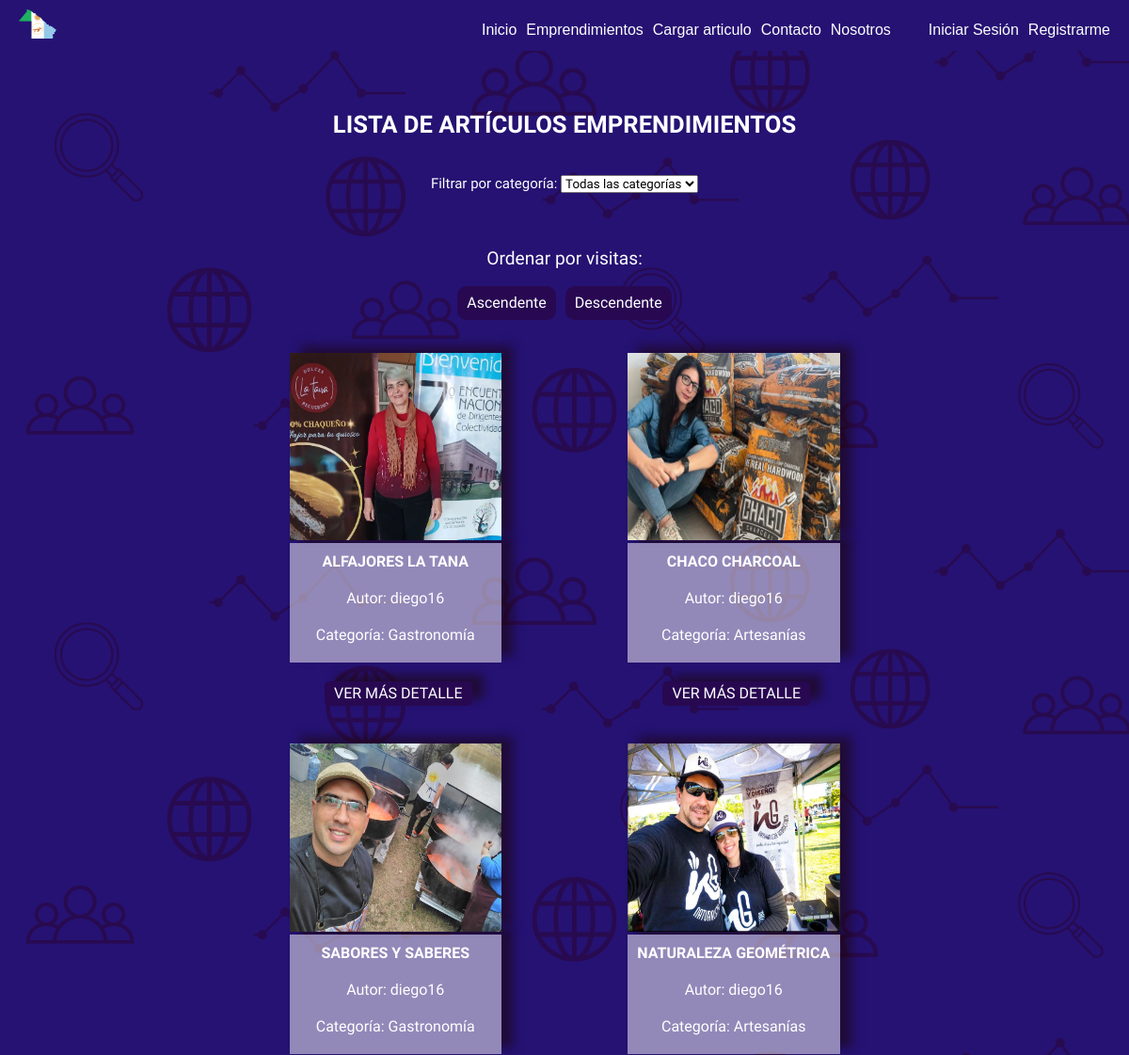
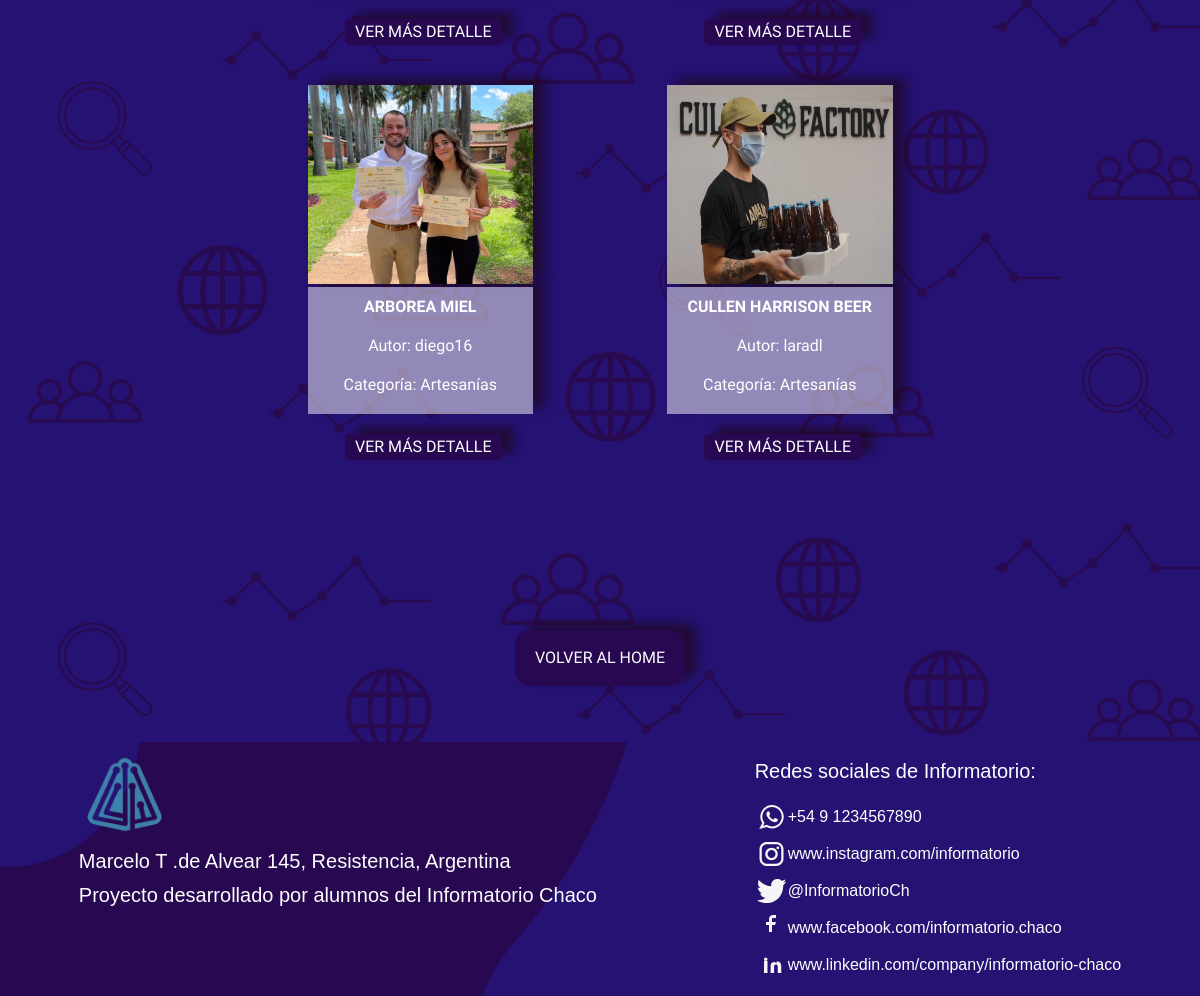
Screenshot of /emprendimientos/ with the database file from the repository (2 pictures, top to bottom).
### apps/emprendimientos/models.py (models this page shows, shortened)
class Articulo(models.Model):
    titulo = models.CharField(max_length=200)
    contenido = models.TextField()
    autor = models.ForeignKey(User, on_delete=models.CASCADE)
    categoria = models.ForeignKey(Categoria, on_delete=models.SET_NULL, null=True)
    fecha_publicacion = models.DateTimeField(auto_now_add=True)
    imagen = models.ImageField(upload_to='imagenes/', blank=True, null=True)
    destacado = models.BooleanField(default=False)
    visitas = models.PositiveIntegerField(default=0)

class Categoria(models.Model):
    nombre = models.CharField(max_length=100)
    descripcion = models.TextField(blank=True, null=True)

### apps/emprendimientos/views.py (the view)
# urls.py: path('', ArticuloListView.as_view(), name='lista_articulos'),
class ArticuloListView(ListView):
    model = Articulo
    template_name = 'emprendimientos/lista_articulos.html'
    context_object_name = 'articulos'
    def get_queryset(self):
        queryset = super().get_queryset()
        categoria_id = self.request.GET.get('categoria')
        ordenar_por = self.request.GET.get('ordenar_por')
        if categoria_id:
            queryset = queryset.filter(categoria_id=categoria_id)
        if ordenar_por == 'asc':
            queryset = queryset.order_by('visitas')
        elif ordenar_por == 'desc':
            queryset = queryset.order_by('-visitas')
        return queryset
    def get_context_data(self, **kwargs):
        context = super().get_context_data(**kwargs)
        context['categorias'] = Categoria.objects.all()
        return context

### templates/emprendimientos/lista_articulos.html (shortened to what this page needs)
{% extends 'base.html' %}
{% block contenido %}
<section class="contenedor__listas">
<div class="titulo__articulos">
    <h2>LISTA DE ARTÍCULOS EMPRENDIMIENTOS</h2>
</div>
     <div class="filtrado__lista">
         <form method="GET" action="">
            <label for="categoria">Filtrar por categoría:</label>
            <select name="categoria" id="categoria" onchange="this.form.submit()">
                <option value="">Todas las categorías</option>
            </select>
        </form>
    </div>
    <div class="ordenar__visitas">
        <h3>Ordenar por visitas:</h3>
        <div class="ordenar">
            <a class="ascendente" href="?ordenar_por=asc{% if request.GET.categoria %}&categoria={{ request.GET.categoria }}{% endif %}">Ascendente</a>
            <a class="descendente" href="?ordenar_por=desc{% if request.GET.categoria %}&categoria={{ request.GET.categoria }}{% endif %}">Descendente</a>
        </div>
    </div>
    <div class="articulos__cargados">
        {% for articulo in object_list %}
        <div class="articulo-item">
            {% if articulo.imagen %}
            <a  href="{% url 'emprendimientos:detalle_articulo' articulo.pk %}">
                <img  class="imagen__cargadad" src="{{ articulo.imagen.url }}" alt="{{ articulo.titulo }}">
                {% else %}
                <p>No hay imagen disponible</p>
                {% endif %}
                <div class="articulo_caracteristicas">
                    <p class="articulo__titulo"> {{ articulo.titulo }}</p>
                    <p>Autor: {{ articulo.autor }}</p>
                    <p><strong>Categoría:</strong> {{ articulo.categoria.nombre }}</p>
                </div>
            </a>
            <a class="detalles" href="{% url 'emprendimientos:detalle_articulo' articulo.pk %}">VER MÁS DETALLE</a>
        </div>
        {% empty %}
        <div class="zero__articulos">
            <p>No hay artículos disponibles en esta categoría.</p>
        </div>
        {% endfor %}
    </div>
    <div class="boton__home">
        <a  class="regreso__home" href="{% url 'index' %}">VOLVER AL HOME</a>
    </div>
</section>
{% endblock contenido %}

### static/css/style.css (style rules this page uses)
* { box-sizing: border-box; font-family: 'Work Sans'; margin: 0; padding: 0; }
html { scroll-behavior: smooth; }
:root { --color-purpura: rgb(40, 8, 81); --color-azulpupura: rgb(38, 18, 115); --color-azul-yankees: #092d51; --color-blanco: rgb(253, 254, 255); --color-negro: rgb(0, 0, 0); }
a { text-decoration: none; }

### static/css/lista_articulos.css (style rules this page uses)
.contenedor__listas { width: 100%; padding-top: 100px; display: flex; flex-direction: column; align-items: center; justify-content: center; background-image: url('../img/fondoprueba.png'); }
.titulo__articulos { padding: 20px 0; font-size: 20px; color: var(--color-blanco); text-align: center; font-weight: bold; font-size: 160%; }
.filtrado__lista { padding: 20px 0; color: var(--color-blanco); font-size: 15px; }
.ordenar__visitas { display: flex; flex-direction: column; justify-content: space-evenly; flex-wrap: nowrap; align-items: center; }
.ordenar { display: flex; align-items: center; flex-direction: row; justify-content: center; align-content: center; text-align: center; gap: 10px; padding-top: 20px; padding-bottom: 15px; }
.ascendente, .descendente { background-color: var(--color-purpura); padding: 10px; border-radius: 10px; color: var(--color-blanco); }
.articulos__cargados { display: flex; padding: 0px 195px; flex-wrap: wrap; justify-content: center; align-content: center; align-items: center; padding-bottom: 150px; }
.articulo-item { display: flex; padding: 20px 67px; flex-direction: column; align-content: center; align-items: center; justify-content: space-evenly; }
.articulo_caracteristicas { padding-top: 10px; display: flex; flex-direction: column; width: 225.5px; background-color: rgba(255, 255, 255, 0.5); justify-content: center; align-items: center; align-content: center; flex-wrap: nowrap; text-align: center; line-height: 19px; color: var(--color-negro); box-shadow: 12px -7px 10px rgb(28 5 5 / 53%); }
.articulo_caracteristicas .articulo__titulo { display: flex; font-weight: bold; font-size: 100%; }
.detalles { background-color: var(--color-purpura); color: var(--color-blanco); margin: 20px 20px 0px 26px; padding: 5px 10px; border-radius: 5px; text-align: center; box-shadow: 12px -7px 10px rgb(28 5 5 / 53%); }
.imagen__cargadad { width: 225.5px; height: 199.5px; box-shadow: 12px -7px 10px rgb(28 5 5 / 53%); }
.boton__home { display: flex; justify-content: center; align-items: center; background-color: var(--color-purpura); padding: 20px; margin-bottom: 20px; border-radius: 15px; box-shadow: 12px -7px 10px rgb(28 5 5 / 53%); }
.regreso__home { color: var(--color-blanco); }

### static/css/crear_articulo.css (style rules this page uses)
body { font-family: Arial, sans-serif; background-image: url('../img/fondoprueba.png'); color: var(--color-blanco); margin: 0; padding: 0; min-height: 100vh; box-sizing: border-box; }
html, body { height: 100%; }

### static/css/nosotros.css (style rules this page uses)
body { font-family: Arial, sans-serif; }
h3 { color: var(--color-blanco); margin-top: 40px; font-size: 120%; }
.nosotros-intro, .nosotros-description, p { text-align: justify; margin-bottom: 20px; color: #ffffff; }

### static/css/contacto.css (style rules this page uses)
* { box-sizing: border-box; margin: 0; padding: 0; }

### rows the page displays
Articulo: imagen (picture), titulo "ALFAJORES LA TANA", autor "diego16", categoria.nombre "Gastronomía"
Articulo: imagen (picture), titulo "CHACO CHARCOAL", autor "diego16", categoria.nombre "Artesanías"
Articulo: imagen (picture), titulo "SABORES Y SABERES", autor "diego16", categoria.nombre "Gastronomía"
Articulo: imagen (picture), titulo "NATURALEZA GEOMÉTRICA", autor "diego16", categoria.nombre "Artesanías"
Articulo: imagen (picture), titulo "ARBOREA MIEL", autor "diego16", categoria.nombre "Artesanías"
Articulo: imagen (picture), titulo "CULLEN HARRISON BEER", autor "laradl", categoria.nombre "Artesanías"
